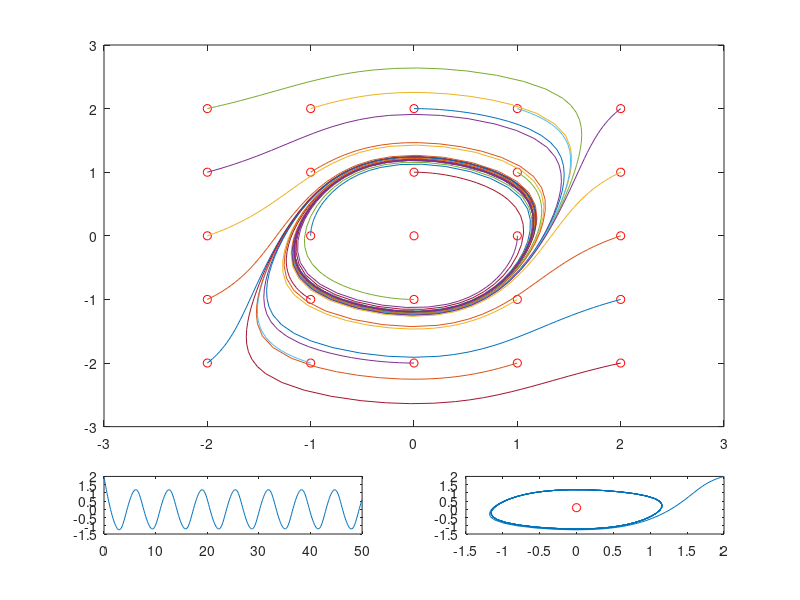

This chart was generated by the following MATLAB code: (Note: this script raises an error after producing the figure.)
% van der Pol limit cycle

clear
a=.6;
myode= @(t,x) [x(2)-a*(x(1)^3-x(1));-x(1)];

[q,p]=meshgrid(-2:1:2);
subplot(5,2,1:8)
plot(p,q,'ro')

axis([-3,3,-3,3])


qp=[q(:),p(:)]';


hold on
for x0=qp
[t,x]=ode45(myode,[0,50],x0);
plot(x(:,1),x(:,2))
pause(.1)
end
h8=subplot(529)
h9=plot(t,x(:,2),'xdatasource','td','ydatasource','yd');
% % %%
% %
% % xlabel('sdss','Position',[70   -3    10])
% % %%

% [t,x]=ode45(myode,[0,100],[5,5]);
% plot(x(:,1),x(:,2))
subplot(5,2,10)
plot(0,0.1,'ro')
hold on
h0=plot(x(:,1),x(:,2),'xdatasource','xd','ydatasource','yd');
% td=t;
% xd=x(:,1);
hold off
for i=logspace(log10(0.1),log10(5),10)
myode= @(t,x) [x(2)-i*(x(1)^3-x(1));-x(1)];
[t,x]=ode45(myode,[0,100],[0,0.1]);
% isequal(x(:,1),xd)
xd=x(:,1);
yd=x(:,2);
refreshdata(h0,'caller')
% isequal(td,t)
td=t;
refreshdata(h9,'caller')
set(get(h8,'XLabel'),'String',['\lambda = ',num2str(i)],'Position',[70   -3    10]);
pause(0.7)
end